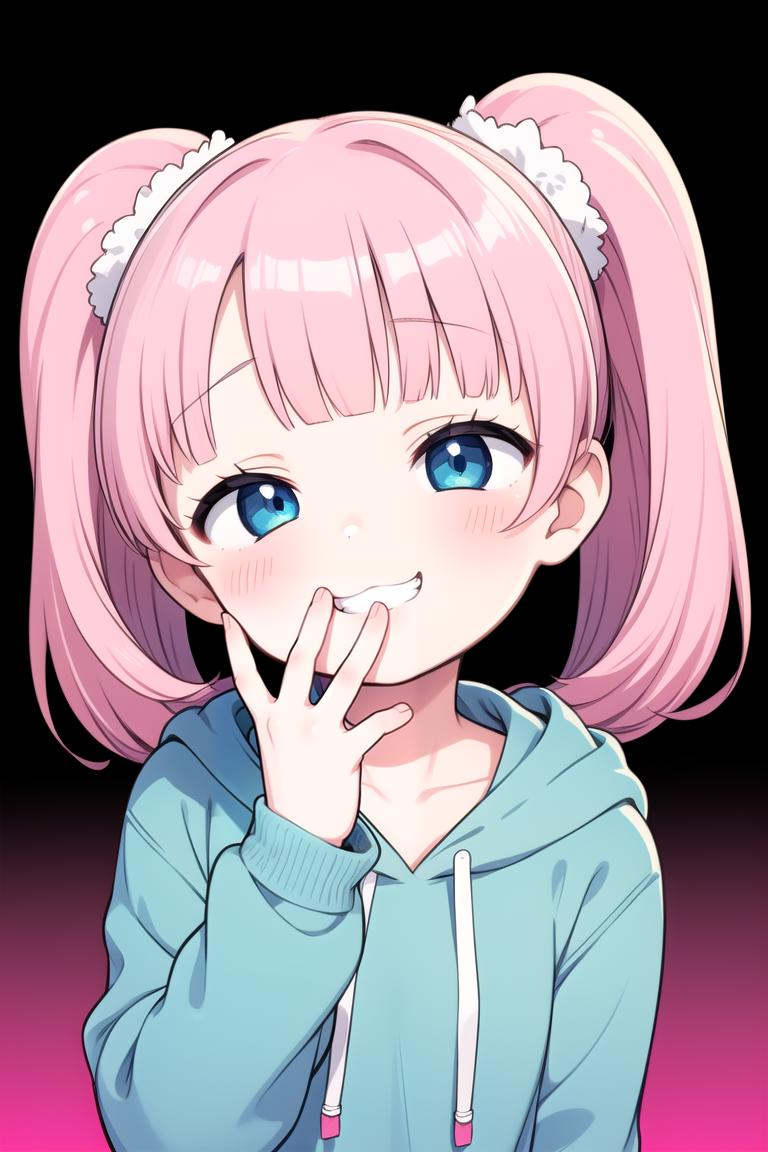
#> input picture tests/80707-lametta_v2012.jpeg, 768 x 1152 px
$ python main.py
#> lines starting #> are read from the running program, lines starting #| are printed output that depends on the picture

from PIL import Image
from os import path as os_path

from pydantic import FilePath

FILE_DIRECTORY = os_path.dirname(os_path.abspath(__file__))

#THUMB_SIZE = (450, 337)
THUMB_SIZE = (300, 225)
#THUMB_SIZE = (256, 192)

def ImageFileToPixelData( filepath : str ) -> tuple[tuple, list]:
	shape, data = None, None
	try:
		with Image.open(filepath) as img:
			img.convert('RGB')
			img.thumbnail( THUMB_SIZE )
			shape, data = (img.width, img.height), list(img.getdata())
			img.save( os_path.join(FILE_DIRECTORY, 'AUTO_thumb.png') )
	except:
		pass
	return shape, data

def RemoveParantheses(ref_string : str) -> str:
	return ref_string.replace("(", "").replace(")", "")

def TablifyArray(array_str : str) -> str:
	return array_str.replace("[", "{").replace("}", "}")

def GreedyFill( pixels, startIndex ) -> tuple[int, list]:
	color_value = pixels[startIndex]
	want_this_color = str(color_value)
	count = 1
	while startIndex < len(pixels) - 1:
		startIndex += 1
		value = pixels[ startIndex ]
		if str( value ) == want_this_color:
			count += 1
		else:
			break
	return count, color_value

def ADV_GreedyRobloxTableFormat( pixels ) -> str:
	new_pixels = []
	index = 1
	while index < len(pixels):
		count, fill_color = GreedyFill( pixels, index )
		fill_color = fill_color[:3]
		if count > 2:
			new_pixels.append('x'+str(count))
			new_pixels.extend(fill_color[:3])
			index += count
		else:
			new_pixels.extend(fill_color[:3])
			index += 1
	return str(new_pixels).replace(" ", "")

# FILEPATH = "C:\\Users\\NAME\\Documents\\a.webp"

print("Enter the filepath of the image you want to convert to pixels. ")
FILEPATH = input()
#> the answer given: ../tests/80707-lametta_v2012.jpeg
print(FILEPATH)

image_size, pixels = ImageFileToPixelData(FILEPATH)
#> in ImageFileToPixelData, img is the input picture: PIL image 768x1152 RGB; mean R, G, B 157.2, 141.1, 152.1
#> in ImageFileToPixelData, `img.thumbnail( THUMB_SIZE )`:
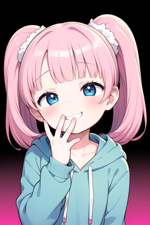
#> img: PIL image 150x225 RGB; mean R, G, B 157.2, 141.2, 152.2
#> in ImageFileToPixelData, `shape, data = (img.width, img.height), list(img.getdata())`: shape = (150, 225)
#> image_size = (150, 225); pixels = 33750 items
if image_size == None:
	print("FAILED TO FIND IMAGE.")
	exit()

print(image_size, len(pixels))
#| (150, 225) 33750

pixels = ADV_GreedyRobloxTableFormat(pixels)
#> the loop in ADV_GreedyRobloxTableFormat, `while index < len(pixels):` made 24014 passes
#> (count, fill_color, index) on passes 1 to 12: (1899, (0, 0, 0), 1900), (2, (2, 0, 0), 1901), (1, (2, 0, 0), 1902), (1, (1, 0, 0), 1903), (1, (1, 0, 1), 1904), (1, (0, 0, 1), 1905), (9, (0, 0, 0), 1914), (2, (1, 0, 0), 1915), (1, (1, 0, 0), 1916), (134, (0, 0, 0), 2050), (1, (0, 1, 1), 2051), (5, (0, 0, 0), 2056)
#> (count, index) on passes 61 to 66: (2, 2496), (1, 2497), (1, 2498), (1, 2499), (1, 2500), (1, 2501)
#> after the loop in ADV_GreedyRobloxTableFormat, `while index < len(pixels):`: index = 33750; new_pixels = 73421 items

with open( os_path.join(FILE_DIRECTORY, "AUTO_PixelDataLoader.lua"), "w" ) as file:
	file.write(f"""local Data = '{pixels.replace("'", '"')}'
_G.V111 = Data""")

with open( os_path.join(FILE_DIRECTORY, "AUTO_PartPixels.lua"), "w" ) as file:
	file.write("""local HttpService = game:GetService("HttpService")
local SCALE = 1

local function ReformatPythonArray( PythonArrayString )
	return string.gsub(PythonArrayString, "'", '"')
end

local Functions = { }

function Functions.LoadNext(self)
	if not self.Model then
		return
	end

	if not self.CurrentIndex then
		self.CurrentIndex = 1
	end

	local Data = self.DataRaw
	if not self.DataLength then
		self.DataLength = #Data
	end

	if self.CurrentIndex >= self.DataLength then
		return false
	end

	local Pixels = { }

	local value = Data[self.CurrentIndex]
	if string.find(value, 'x') then
		local R, G, B = Data[self.CurrentIndex+1], Data[self.CurrentIndex+2], Data[self.CurrentIndex+3]
		local repetitions = tonumber(string.sub(value, 2, #value))
		for _ = 1, repetitions do
			table.insert(Pixels, {R, G, B})
		end
		self.CurrentIndex += 4
	else
		local R, G, B = Data[self.CurrentIndex], Data[self.CurrentIndex+1], Data[self.CurrentIndex+2]
		table.insert(Pixels, {R, G, B})
		self.CurrentIndex += 3
	end

	local pixelIndex = self.PixelNumber
	for index, pixelColor in ipairs(Pixels) do
		local actualIndex = (self.PixelNumber + index)
		local Row = math.floor(actualIndex / self.ImageWidth)
		local Column = (actualIndex % self.ImageWidth)

		local R,G,B = unpack(pixelColor)

		local NewPixel = self.ReferencePart:Clone()
		NewPixel.Name = actualIndex
		NewPixel.Color = Color3.fromRGB(R,G,B)
		NewPixel.Position = Vector3.new(Column * SCALE, -Row * SCALE, 0)
		NewPixel.Parent = self.Model

		if index % 2500 == 0 then
			task.wait()
		end
	end

	self.PixelNumber = (pixelIndex + #Pixels)

	return true
end

function Functions.LoadAll(self)
	local Counter = 0
	while Functions.LoadNext(self) do
		if Counter % 500 == 0 then
			Counter = 0
			task.wait()
		end
		Counter += 1
	end
end

function Functions.Delete(self)
	if self.ReferencePart then
		self.ReferencePart:Destroy()
		self.ReferencePart = nil
	end
	if self.Model then
		self.Model.Parent = nil
		self.Model:Destroy()
		self.Model = nil
	end
end

-- // Render Chunks // --
local PixelRender = {}

function PixelRender.New( DataString, ImageWidth, ImageHeight )
	local Model = Instance.new('Model')
	Model.Name = time()
	Model.Parent = workspace.Terrain

	local ReferencePart = Instance.new('Part')
	ReferencePart.Name = 'Pixel'
	ReferencePart.Anchored = true
	ReferencePart.CanCollide = false
	ReferencePart.CanTouch = false
	ReferencePart.CanQuery = false
	ReferencePart.CastShadow = false
	ReferencePart.Massless = true
	ReferencePart.Color = Color3.new(1,1,1)
	ReferencePart.Size = Vector3.new(SCALE, SCALE, SCALE)

	local self = {
		DataString = DataString,
		DataRaw = HttpService:JSONDecode( ReformatPythonArray(DataString) ),
		ImageWidth = ImageWidth,
		ImageHeight = ImageHeight,
		Model = Model,
		ReferencePart = ReferencePart,
		CurrentIndex = false,
		PixelNumber = 1,
		DataLength = false,
	}

	return self
end

-- // Runner // --
local Data = _G.V111
local ImageWidth = ^&^&^&^1
local ImageHeight = ^&^&^&^2

local renderer = PixelRender.New(Data, ImageWidth, ImageHeight)

print("Start Loading Pixels")
Functions.LoadAll(renderer)
print("Loaded Pixels")

renderer.Model:PivotTo( game.Players.SPOOK_EXE.Character:GetPivot() * CFrame.new(0, ImageHeight/2, 0) )

task.delay(10, function()
	Functions.Delete(renderer)
end)""".replace("^&^&^&^1", str(image_size[0])).replace("^&^&^&^2", str(image_size[1])))
